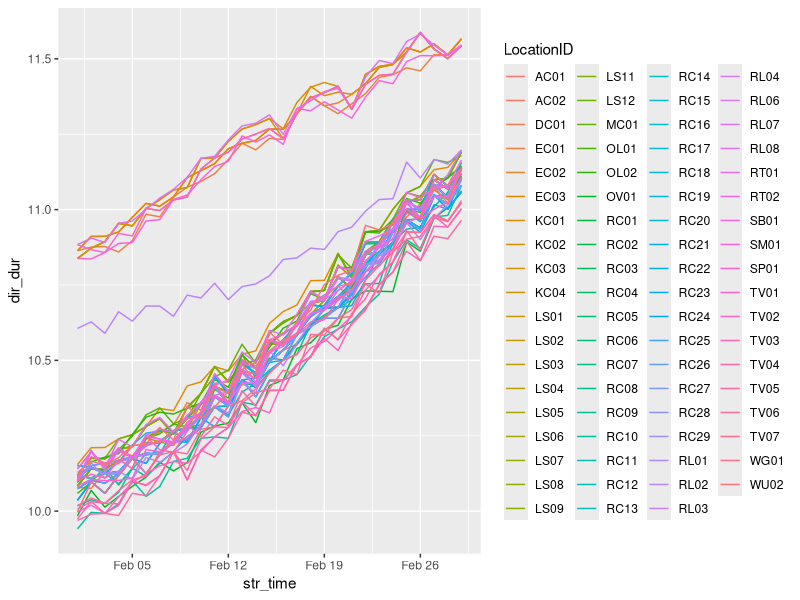

Generate this figure with R:
library(tidyverse)
library(dplyr)
library(here)
library(lubridate)
library(ggplot2)

# reading in data from spreadsheets
setwd(here::here("code"))

sun_hours <- read_csv(here::here("data", "SunHours.csv")) %>% 
  mutate(str_time = substr(str_time, 1, 10),
         str_time = ymd(str_time))

sun_hours_plot <- ggplot(sun_hours, aes(x = str_time, y = dir_dur)) +
  geom_line(aes(color = LocationID))
